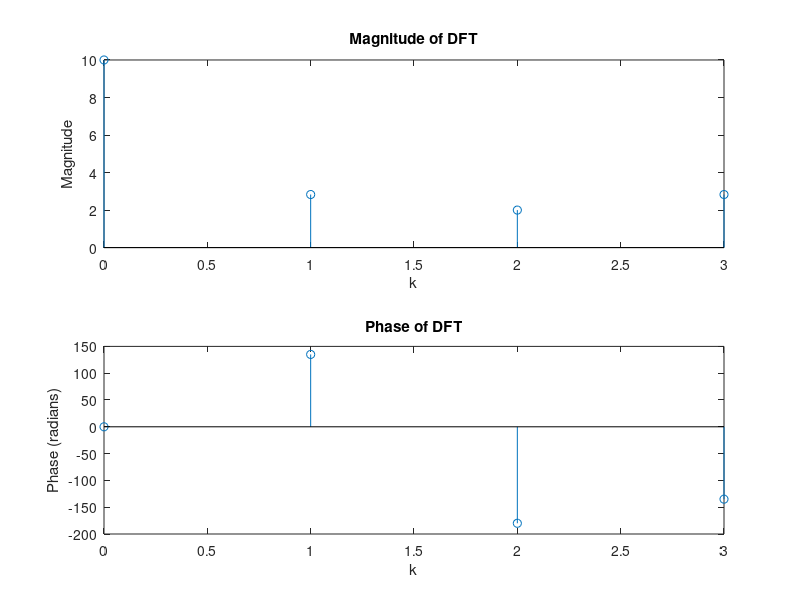

This chart was generated by the following MATLAB code:
x = [1, 2, 3, 4]; 
N = length(x);
X = zeros(1, N);
for k = 0:N-1
    for n = 0:N-1
        X(k+1) = X(k+1) + x(n+1) * exp(-1i * 2 * pi * k * n / N);
    end
end
disp('DFT of the sequence:');
disp(X);
subplot(2,1,1);
stem(0:N-1, abs(X));
title('Magnitude of DFT');
xlabel('k');
ylabel('Magnitude');
disp('magnitude response');
disp(abs(X));
phase_radians = angle(X);
phase_degrees = rad2deg(phase_radians);
subplot(2,1,2);
stem(0:N-1, phase_degrees);
title('Phase of DFT');
xlabel('k');
ylabel('Phase (radians)');
disp('phase response');
disp(phase_degrees);

